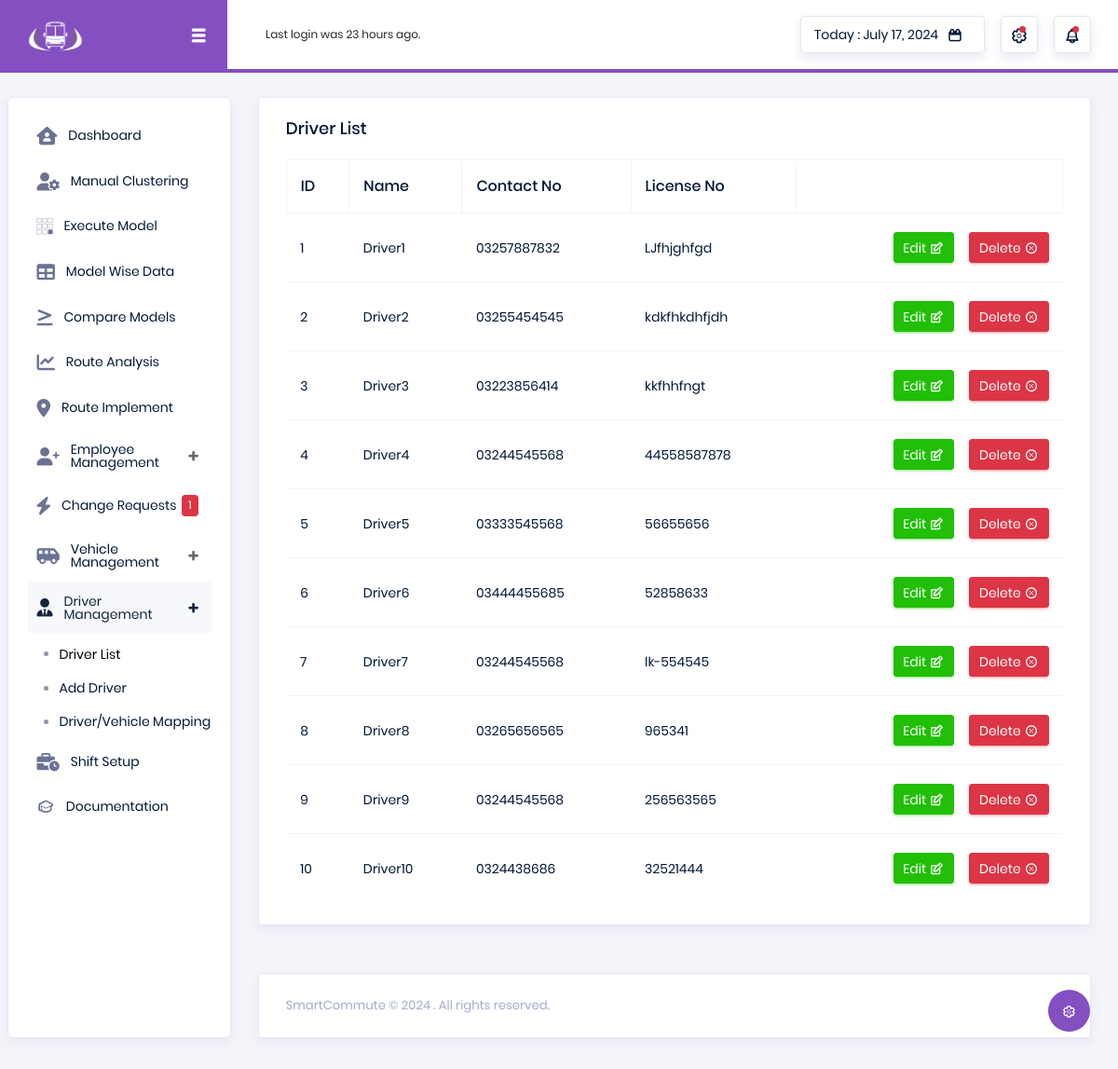
Screenshot of /users/driver_list with the database file from the repository.
### users/models.py (models this page shows, shortened)
class Driver(models.Model):
    name = models.CharField(max_length=100)
    contact_number = models.CharField(max_length=15)
    license_number = models.CharField(max_length=50, unique=True)
    address = models.TextField(blank=True, null=True)
    date_of_birth = models.DateField(blank=True, null=True)
    hire_date = models.DateField()
    status = models.CharField(max_length=30, choices=[('active', 'Active'), ('inactive', 'Inactive')], default='active')

### users/views.py (the view)
# urls.py: path('driver_list', driver_list, name='driver_list'),
def driver_list(request):
    drivers = Driver.objects.all()
    return render(request, 'users/driver_list.html', {'drivers': drivers, 'current_date': current_date.date, })

### users/context_processors.py (called while the page is built)
def pending_requests_count(request):
    pending_count = ChangeRequest.objects.filter(status='pending').count()
    if pending_count == 0:
        pending_count = None
    return {'pending_count': pending_count}

### users/templates/users/driver_list.html (shortened to what this page needs)
{% extends "users/dashboard.html" %}
{% load static %}
{% block content %}
<div class="content-wrapper">
    <div class="row">
        <div class="col-12 grid-margin">
            <div class="card">
                <div class="card-body">
                    <form method="POST" id="emp_form">
                    <h2 class="card-title"> Driver List </h2>
                          <div class="table-responsive">
                    <table class="table table-hover ">
                        <thead>
                        <tr class="table-bordered">
                            <th class="ml-5">ID</th>
                            <th>Name</th>
                            <th>Contact No</th>
                            <th>License No</th>
                            <th></th>
                        </tr>
                        </thead>
                        <tbody>
                        {% for driver in drivers %}
                        <tr>
                            <td>{{driver.id}}</td>
                            <td>{{driver.name}}</td>
                            <td>{{driver.contact_number}}</td>
                            <td>{{driver.license_number}}</td>
                           <td>
    <div class="d-flex justify-content-end align-items-center">
        <button name="edit_emp" id="edit_emp" class="btn btn-success btn-sm btn-icon-text mr-3">
            Edit
            <i class="typcn typcn-edit btn-icon-append"></i>
        </button>
        <button type="button" class="btn btn-danger btn-sm btn-icon-text">
            Delete
            <i class="typcn typcn-delete-outline btn-icon-append"></i>
        </button>
    </div>
</td>
                        </tr>
                        {% endfor %}
                        </tbody>
                    </table>
                          </div>
                    </form>
                </div>
            </div>
        </div>
    </div>
</div>
{% endblock %}

### rows the page displays
Driver: id "1", name "Driver1", contact_number "03257887832", license_number "LJfhjghfgd"
Driver: id "2", name "Driver2", contact_number "03255454545", license_number "kdkfhkdhfjdh"
Driver: id "3", name "Driver3", contact_number "03223856414", license_number "kkfhhfngt"
Driver: id "4", name "Driver4", contact_number "03244545568", license_number "44558587878"
Driver: id "5", name "Driver5", contact_number "03333545568", license_number "56655656"
Driver: id "6", name "Driver6", contact_number "03444455685", license_number "52858633"
Driver: id "7", name "Driver7", contact_number "03244545568", license_number "lk-554545"
Driver: id "8", name "Driver8", contact_number "03265656565", license_number "965341"
Driver: id "9", name "Driver9", contact_number "03244545568", license_number "256563565"
Driver: id "10", name "Driver10", contact_number "0324438686", license_number "32521444"

### other values shown
{{ current_date }} "July 17, 2024"
{{ pending_count }} "1"
